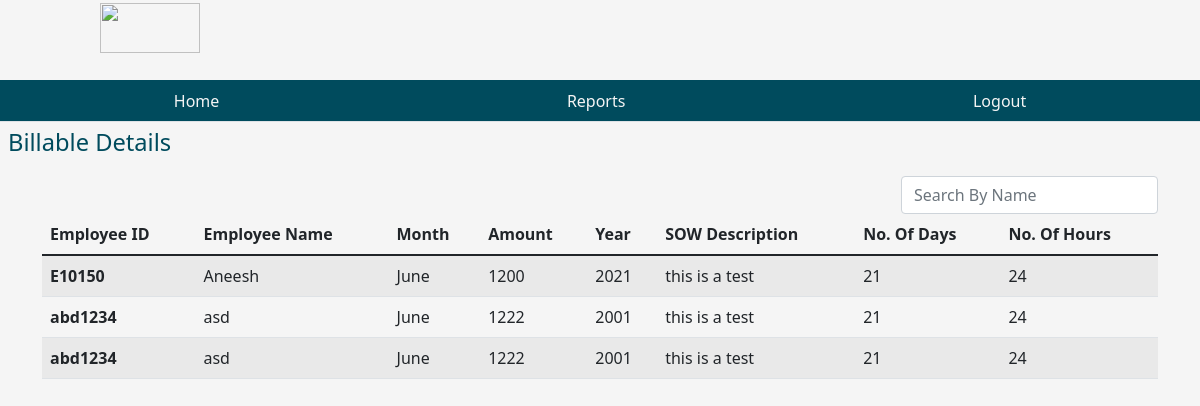
The app's page /billabilityreport with its own data.
### tables this page shows
CREATE TABLE billingdetails (slno INTEGER PRIMARY KEY AUTOINCREMENT, empid varchar(50), name text NOT NULL, month text, year year,sowdescription text, amount INTEGER(20),noofdays INTEGER(20),noofhours INTEGER(20));

### app.py (the view)
@app.route('/billabilityreport')
def billabilityreport():
    db = get_database()
    br_cur = db.execute('select billingdetails.empid, billingdetails.name, billingdetails.month, billingdetails.amount, billingdetails.year, billingdetails.sowdescription, billingdetails.noofdays, billingdetails.noofhours from billingdetails INNER JOIN empadddetails ON billingdetails.empid=empadddetails.empid where billable="Yes"')
    allbr = br_cur.fetchall()
    return render_template('billabilityreport.html',allbr=allbr)

### app.py (called while the page is built)
@app.teardown_appcontext
def close_database(error):
    if hasattr(g, 'crudapplication_db'):
        g.crudapplication_db.close()

@app.before_request
def before_request():
    g.user = None
    if 'user_id' in session:
        user = [x for x in users if x.id == session['user_id']][0]
        g.user = user

### database.py (called while the page is built)
def connect_to_database():
    sql = sqlite3.connect('C:/Users/user/Desktop/components/components/crudapplication.db')
    sql.row_factory = sqlite3.Row
    return sql

def get_database():
    if not hasattr(g, 'crudapplication_db'):
        g.crudapplication_db = connect_to_database()
    return g.crudapplication_db

### templates/billabilityreport.html (shortened to what this page needs)
{% from "showlinks.html" import show_links %}
<!DOCTYPE html>
<html lang="en">
<head>
  <link href="https://cdn.jsdelivr.net/npm/bootstrap@5.1.3/dist/css/bootstrap.min.css" rel="stylesheet"
>
  <link rel="stylesheet" href="{{ url_for('static', filename='dashboard.css')}}" type="text/css">
</head>
<body>
  <div class="parent">
    <div class="child child1">
      <h1 class="text-center"><i><img src=" https://www.netanalytiks.com/img/core-img/logo2.png" width="100"
            height="50"></i></h1>
    </div>
    <div class="child child3">
      {{ show_links() }}
    </div>
    <div class="child child4">
      <h3 class="m-2" style="font-size: 1.48rem;">Billable Details</h3>
    </div>
    <div class="child child6  container" style="color:rgb(0, 75, 93);">
      <div class="table-responsive-lg caption-top">
        <form class="form-inline my-2 my-lg-0" style="display: inline-block; float: right;">
          <input type="search" id="myInput" placeholder="Search By Name" class="form-control search-input mr-sm-2"
            aria-label="Search" onkeyup="searchFun()" data-table="customers-list" />
        </form>
        <table id='myTable' table class="table table-striped mt32 customers-list">
          <thead>
            <tr>
              <th scope="col">Employee ID</th>
              <th scope="col">Employee Name</th>
              <th scope="col">Month</th>
              <th scope="col">Amount</th>
              <th scope="col">Year</th>
              <th scope="col">SOW Description</th>
              <th scope="col">No. Of Days</th>
              <th scope="col">No. Of Hours</th>
            </tr>
          </thead>
          <tbody>
            {% for br in allbr %}
            <tr>
              <th scope="row">{{ br['empid'] }} </th>
              <td>{{ br['name'] }}</td>
              <td>{{ br['month'] }}</td>
              <td>{{ br['amount'] }}</td>
              <td>{{ br['year'] }}</td>
              <td>{{ br['sowdescription'] }}</td>
              <td>{{ br['noofdays'] }}</td>
              <td>{{ br['noofhours'] }}</td>
            </tr>
            {% endfor %}
          </tbody>
        </table>
      </div>
    </div>
</body>
</html>

### static/dashboard.css (style rules this page uses)
html, body { height: 100%; background-color:whitesmoke; color:rgb(0, 75, 93); }
.parent { height: 100%; display: grid; grid-template-columns: repeat(4, 1fr); grid-template-rows: 10% 5% 7% auto 7%; }
.child { margin-bottom: 10px; }
.child1 { grid-column: 1/2; grid-row: 1/2; }
.child3 { grid-column: 1/-1; grid-row: 2/3; }
.child4 { grid-column: 1/2; grid-row: 3/4; }
.child6 { grid-column: 1/-1; grid-row: 4/5; }

### records on screen
billingdetails: empid "E10150", name "Aneesh", month "June", amount "1200", year "2021", sowdescription "this is a test", noofdays "21", noofhours "24"
billingdetails: empid "abd1234", name "asd", month "June", amount "1222", year "2001", sowdescription "this is a test", noofdays "21", noofhours "24"
